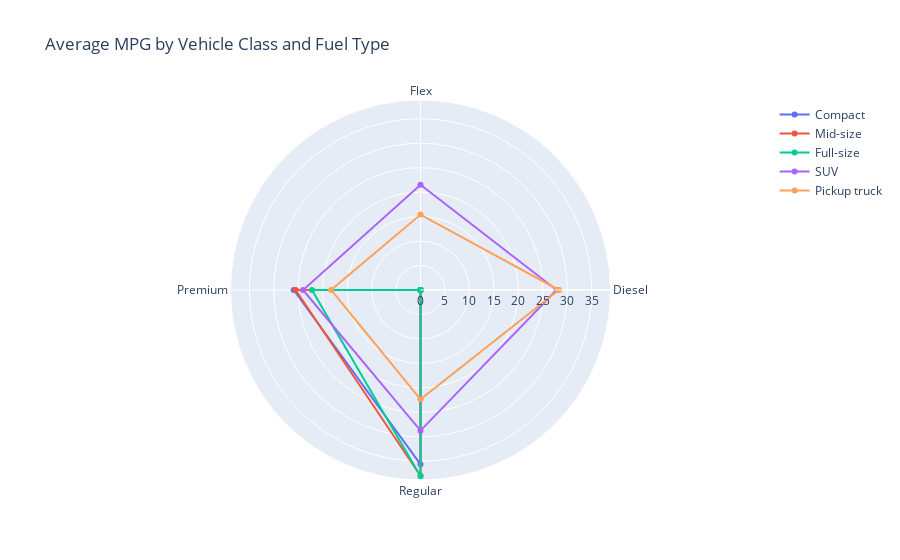

The cell this chart's notebook holds for it:
### Markdown cell above
### Average Miles Per Gallon (MPG) by Vehicle Class and Fuel Type

### Code cell
df_fc = pd.pivot_table(df, index='Fuel', columns='Vehicle Class', values=['MPG combined'])
df_fc.fillna(0, inplace=True)

fuel = df_fc.index.values
compact = df_fc[('MPG combined', 'Compact')].values
midsize = df_fc[('MPG combined', 'Mid-size')].values
fullsize = df_fc[('MPG combined', 'Full-size')].values
suv = df_fc['MPG combined', 'SUV'].values
pickup = df_fc['MPG combined', 'Pickup truck'].values
fuel = [*fuel, fuel[0]]
compact = [*compact, compact[0]]
midsize = [*midsize, midsize[0]]
fullsize = [*fullsize, fullsize[0]]
suv = [*suv, suv[0]]
pickup = [*pickup, pickup[0]]

init_notebook_mode(connected=True)

fig = go.Figure(
    data=[
        go.Scatterpolar(r=compact, theta=fuel, name='Compact'),
        go.Scatterpolar(r=midsize, theta=fuel, name='Mid-size'),
        go.Scatterpolar(r=fullsize, theta=fuel, name='Full-size'),
        go.Scatterpolar(r=suv, theta=fuel, name='SUV'),
        go.Scatterpolar(r=pickup, theta=fuel, name='Pickup truck')
    ],
    layout=go.Layout(
        title=go.layout.Title(text='Average MPG by Vehicle Class and Fuel Type'),
        polar={'radialaxis': {'visible': True}},
        showlegend=True
    )
)

pyo.iplot(fig)

### Figure 1 — Plotly figure (JSON) as saved in the notebook; plotly's stock layout.template omitted (floating-point values rounded to 4 significant figures)
{"data": [{"name": "Compact", "r": [0, 0, 25.92, 35.65, 0], "theta": ["Diesel", "Flex", "Premium", "Regular", "Diesel"], "type": "scatterpolar"}, {"name": "Mid-size", "r": [0, 0, 25.53, 37.96, 0], "theta": ["Diesel", "Flex", "Premium", "Regular", "Diesel"], "type": "scatterpolar"}, {"name": "Full-size", "r": [0, 0, 22.19, 38.07, 0], "theta": ["Diesel", "Flex", "Premium", "Regular", "Diesel"], "type": "scatterpolar"}, {"name": "SUV", "r": [27.82, 21.5, 24.01, 28.75, 27.82], "theta": ["Diesel", "Flex", "Premium", "Regular", "Diesel"], "type": "scatterpolar"}, {"name": "Pickup truck", "r": [28.29, 15.42, 18.27, 22.35, 28.29], "theta": ["Diesel", "Flex", "Premium", "Regular", "Diesel"], "type": "scatterpolar"}], "layout": {"polar": {"radialaxis": {"visible": true}}, "showlegend": true, "title": {"text": "Average MPG by Vehicle Class and Fuel Type"}}}
